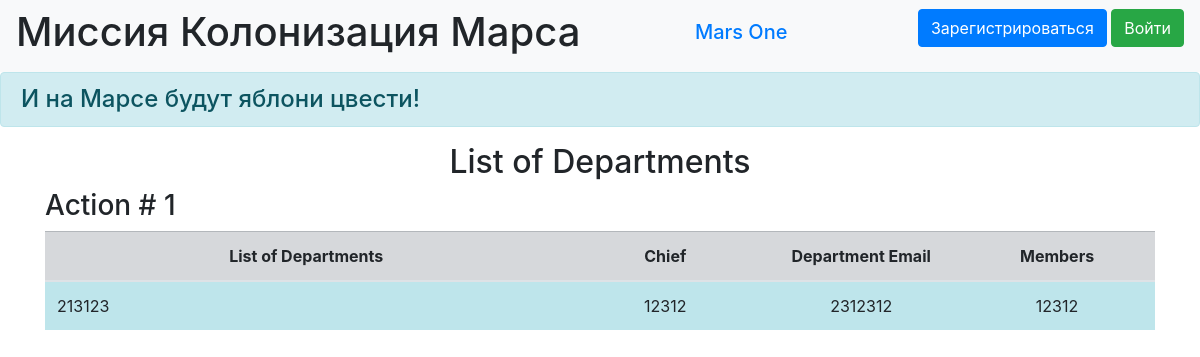
The page /depart on the database its author committed.
### mars/data/department.py (models this page shows)
class Depart(SqlAlchemyBase):
    __tablename__ = 'departments'
    id = sqlalchemy.Column(sqlalchemy.Integer,
                           primary_key=True, autoincrement=True)
    team_leader = sqlalchemy.Column(sqlalchemy.Integer,
                                    sqlalchemy.ForeignKey("users.id"))
    title = sqlalchemy.Column(sqlalchemy.String, nullable=True)
    chief = sqlalchemy.Column(sqlalchemy.String, nullable=True)
    members = sqlalchemy.Column(sqlalchemy.String, nullable=True)
    email = sqlalchemy.Column(sqlalchemy.String, default=True)
    start_date = sqlalchemy.Column(sqlalchemy.DateTime,
                                   default=datetime.datetime.now)
    end_date = sqlalchemy.Column(sqlalchemy.DateTime,
                                 default=datetime.datetime.now)
    user = orm.relationship('User')

### mars/main.py (the view)
@app.route('/depart')
def depart():
    db_sess = db_session.create_session()
    jobs = db_sess.query(Depart).all()
    return render_template('deportaments.html', jobs=jobs)

### mars/data/db_session.py (called while the page is built)
def create_session() -> Session:
    global __factory
    return __factory()

### mars/templates/deportaments.html (shortened to what this page needs)
{% extends "base.html" %}
{% block content %}
<h2>List of Departments</h2>
{% for item in jobs %}
<h3>Action # {{item.id}}</h3>
<table class="table">
  <thead>
    <tr class="table-secondary cell-1">
      <th scope="col" width="40%">List of Departments</th>
      <th scope="col" width="15%">Chief</th>
      <th scope="col" width="15%">Department Email</th>
      <th scope="col" width="15%">Members</th>
    </tr>
  </thead>
  <tbody>
    <tr>
      <td scope="row" class="table-info">{{item.title}}</td>
      <td class="table-info" align="center">{{item.chief}}</td>
      <td class="table-info" align="center">{{item.email}}</td>
      <td class="table-info" align="center">{{item.members}}</td>
    </tr>
</table>
{% endfor %}
{% endblock %}

### mars/static/css/style.css (style rules this page uses)
th, center-text { text-align: center; vertical-align: middle; }
h2 { text-align: center; }
.cell-1 { vertical-align: middle; }

### rows shown on the page
Depart: id "1", title "213123", chief "12312", email "2312312", members "12312"
